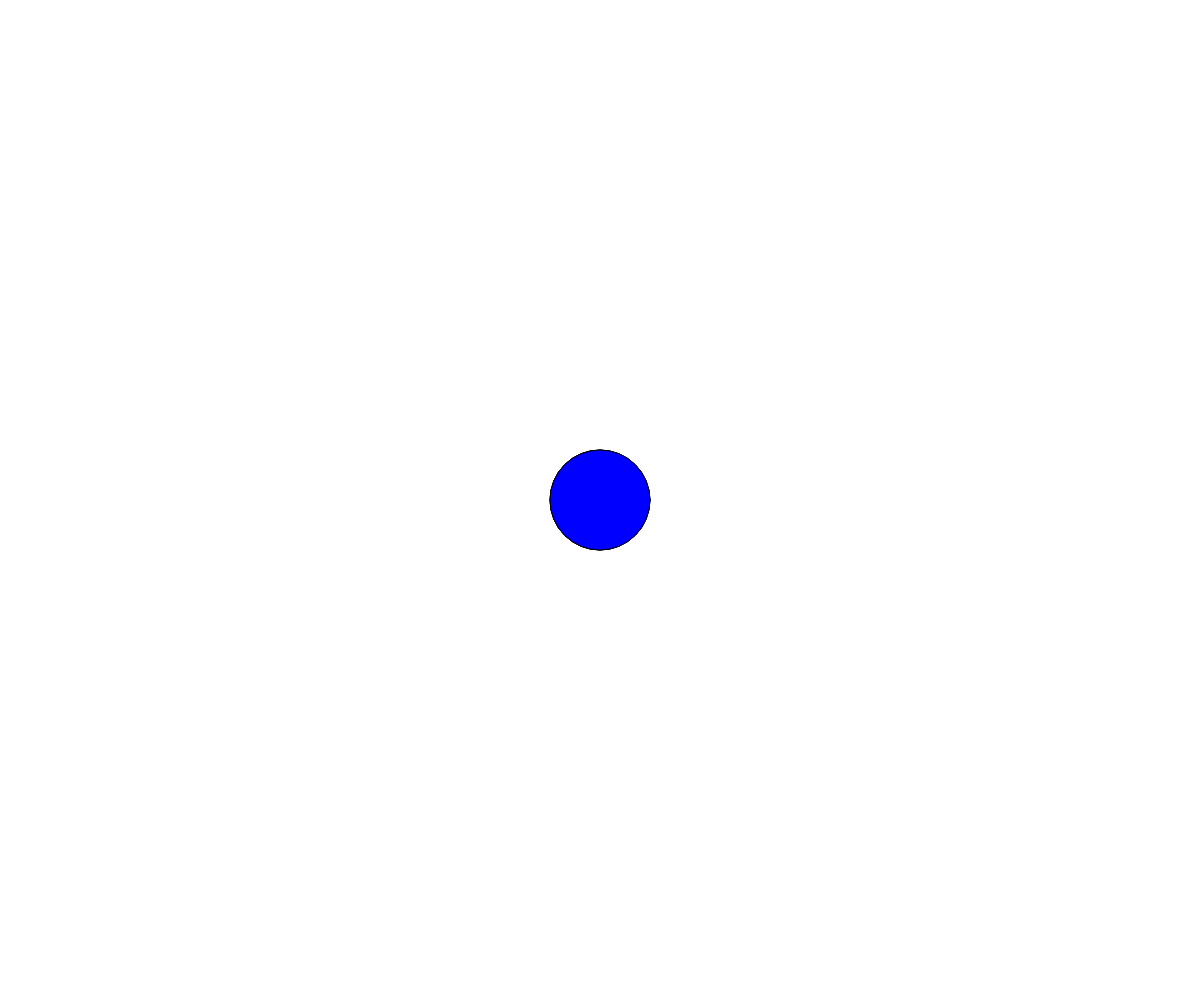
Frame 1 (no input)
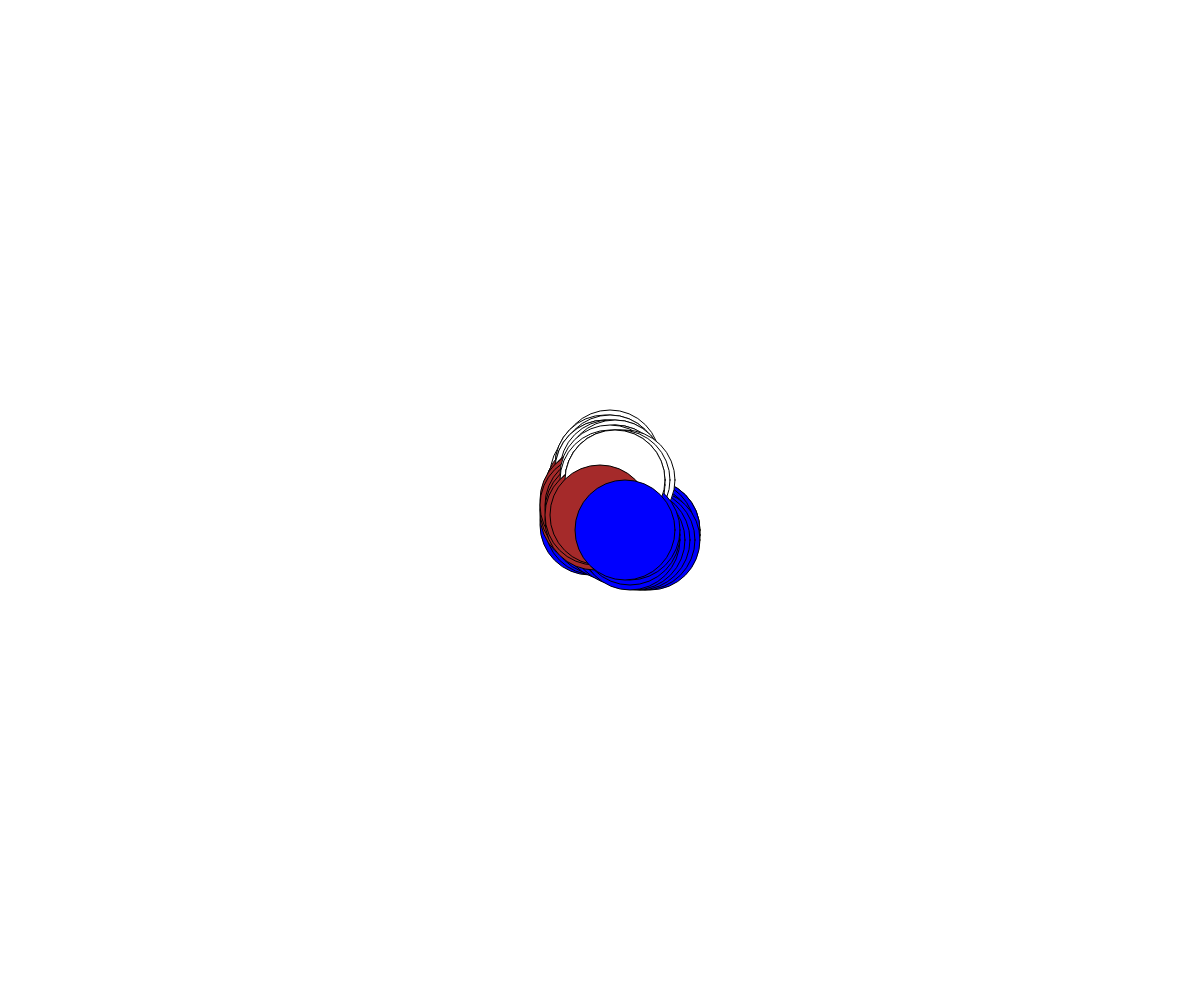
Frame 60 (no input)
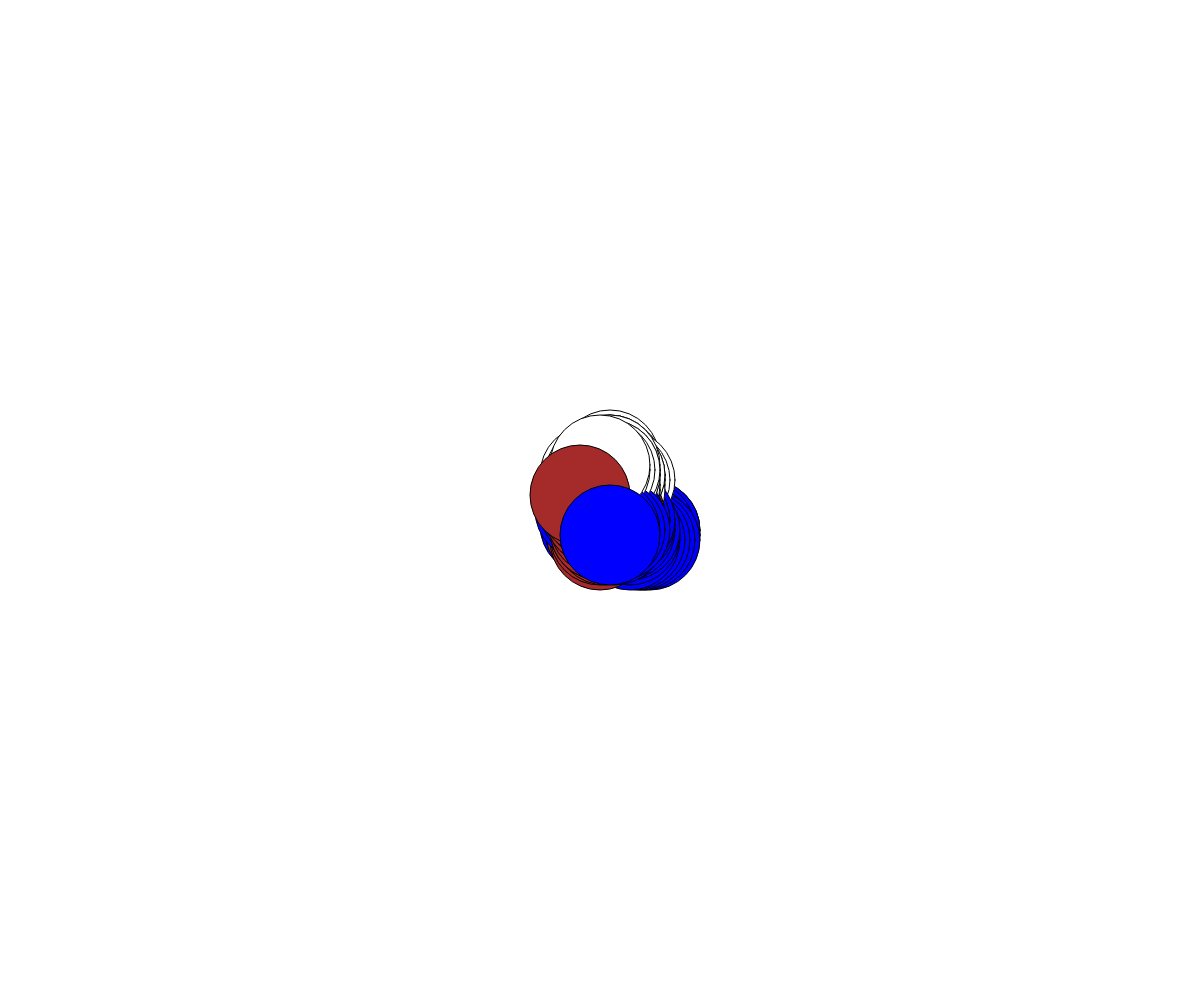
Frame 120 (the mouse pressed at the canvas centre since frame 60)

The p5.js sketch that drew these frames (run headless with seeded random() and noise() and a simulated clock; from frame 60 on, the mouse is pressed at the canvas centre):

// p5.js sketch
// ── sketch.js
// Project Title
// Your Name
// Date
//
// Extra for Experts:
// - describe what you did to take this project "above and beyond"

class Walker {
  constructor(x, y) {
    this.x = x;
    this.y = y;
    this.color = "brown";
    this.speed = 5;
    this. radius = 50;
  }

  display() {
    stroke("black");
    fill(this.color);
    circle(this.x, this.y, this. radius * 2);
  }

  move() {
    let choice = random(100);
    
    if (choice < 25) {
      this.y -= this.speed;
    }
    else if (choice < 50) {
      this.y += this.speed;
    }
    else if (choice < 75) {
      this.x += this.speed;
    }
    else {
      this.x -= this.speed;
    }
  }
}

let mike;
let kate;
let Hitler;

function setup() {
  createCanvas(windowWidth, windowHeight);
  mike = new Walker(width/2, height/2);
  kate = new Walker(width/2, height/2);
  Hitler = new Walker(width/2, height/2);
}

function draw() {
  kate.color = "blue";
  Hitler.color = "white";
  Hitler.display();
  mike.display();
  kate.display();
  Hitler.move();
  mike.move();
  kate.move();
}
